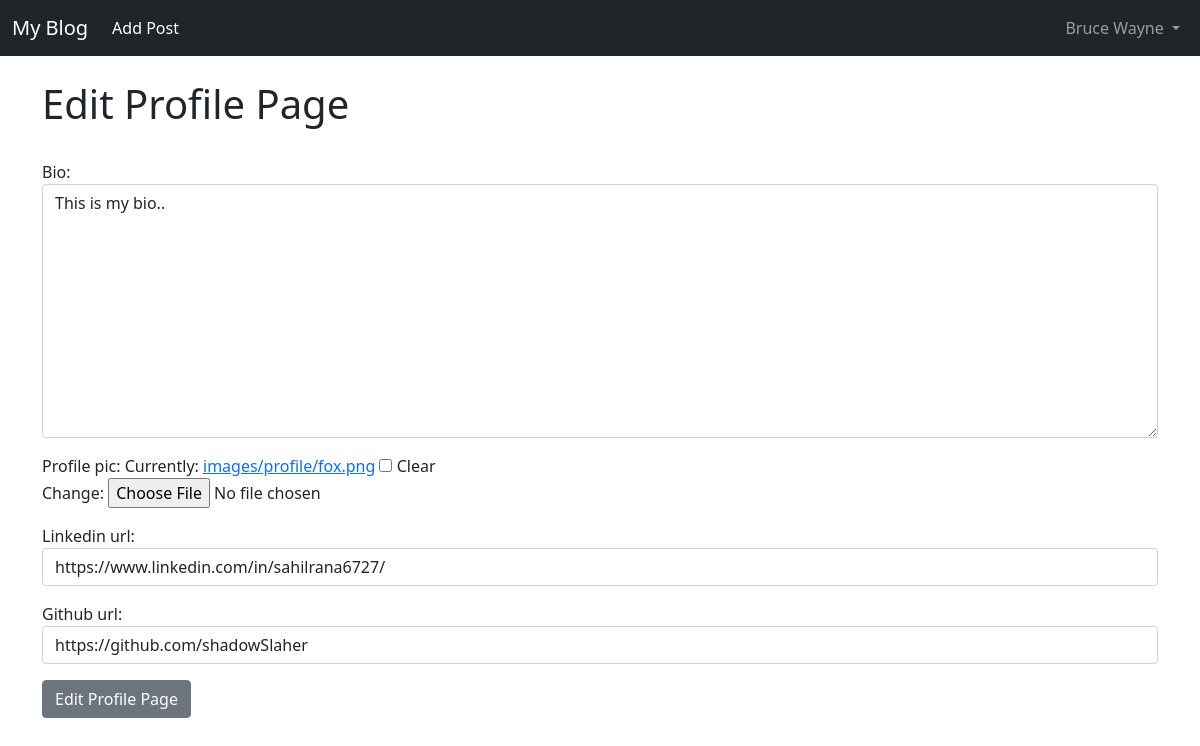
Page /members/1/edit_profile_page/ (signed in) on the committed database.
### post/models.py (models this page shows, shortened)
class Profile(models.Model):
    user = models.OneToOneField(User, null=True, on_delete=models.CASCADE)
    bio = models.TextField()
    profile_pic = models.ImageField(null=True, blank= True, upload_to='images/profile')
    linkedin_url = models.CharField(max_length=255, null=True, blank=True)
    github_url = models.CharField(max_length=255, null=True, blank=True)

### member/views.py (the view)
# urls.py: path('<int:pk>/edit_profile_page/', EditProfilePageView.as_view(), name = 'edit_profile_page'),
class EditProfilePageView(generic.UpdateView):
    model = Profile
    template_name = 'registration/edit_profile_page.html'
    form_class = ProfilePageForm
    success_url = reverse_lazy('home')

### member/forms.py
class ProfilePageForm(forms.ModelForm):
    class Meta:
        model = Profile
        fields = ('bio', 'profile_pic', 'linkedin_url', 'github_url')
        widgets = {
            'bio': forms.Textarea(attrs={'class':'form-control', 'placeholder':'Enter the title'}),
            'profile_pic': forms.ClearableFileInput(attrs={'class': 'form-control-file'}),
            'linkedin_url': forms.TextInput(attrs={'class':'form-control', 'placeholder':'Enter the content'}),
            'github_url': forms.TextInput(attrs={'class':'form-control', 'placeholder':'Enter the content'}),
        }

### member/templates/registration/edit_profile_page.html (shortened to what this page needs)
{% extends "base.html" %}
{% block content %}
{% if user.is_authenticated %}
    {% if user.id == profile.user.id%}
        <h1> Edit Profile Page </h1>
        <br/>
        <div class="from-group">
            <form method = "POST" enctype = 'multipart/form-data'>
                {{form.as_p}}
                <button type="submit" class="btn btn-secondary">Edit Profile Page</button>
        </div>
    {% else %}
        <h1> You're not allowed </h1>
    {% endif %}
{% else %}
    <h1> You're not allowed </h1>
{% endif %}
{% endblock %}

### post/templates/nav.html (shortened to what this page needs)
<nav class="navbar navbar-expand-lg navbar-dark bg-dark">
    <div class="container-fluid">
      <a class="navbar-brand" href="{% url 'home' %}">My Blog</a>
      <div class="collapse navbar-collapse" id="navbarNav">
        <ul class="navbar-nav mr-auto">
          {% if user.is_authenticated %}
            <li class="nav-item">
              <a class="nav-link active" aria-current="page" href="{% url 'add_post' %}">Add Post</a>
            </li>
          {% endif %}
        </ul>
      </div>
      {% if user.is_authenticated %}
          <ul class="navbar-nav ml-auto">
            <li class="nav-item dropdown">
              <a class="nav-link dropdown-toggle" href="#" id="navbarDropdown" role="button" data-bs-toggle="dropdown" aria-expanded="false">
                {{user.first_name}}
                {{user.last_name}}
              </a>
          </li>
        </ul>
      {% endif %}
    </div>
  </nav>
  <br/>
  <div class="container">

### rows in the picture
Profile: bio "This is my bio..", linkedin_url "https://www.linkedin.com/in/sahilrana6727/", github_url "https://github.com/shadowSlaher"

### other values in the picture
{{ user.first_name }} "Bruce"
{{ user.last_name }} "Wayne"
